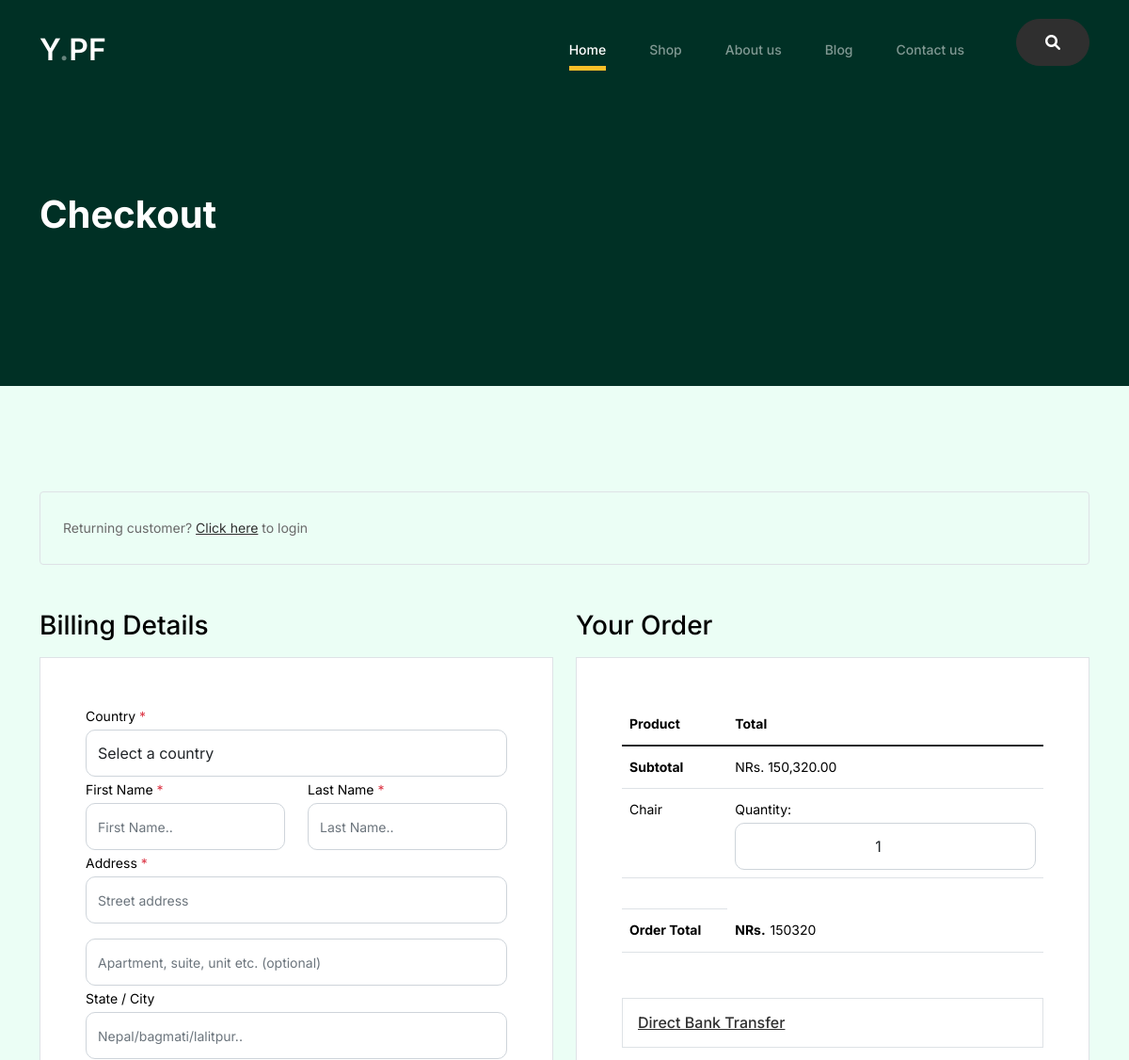
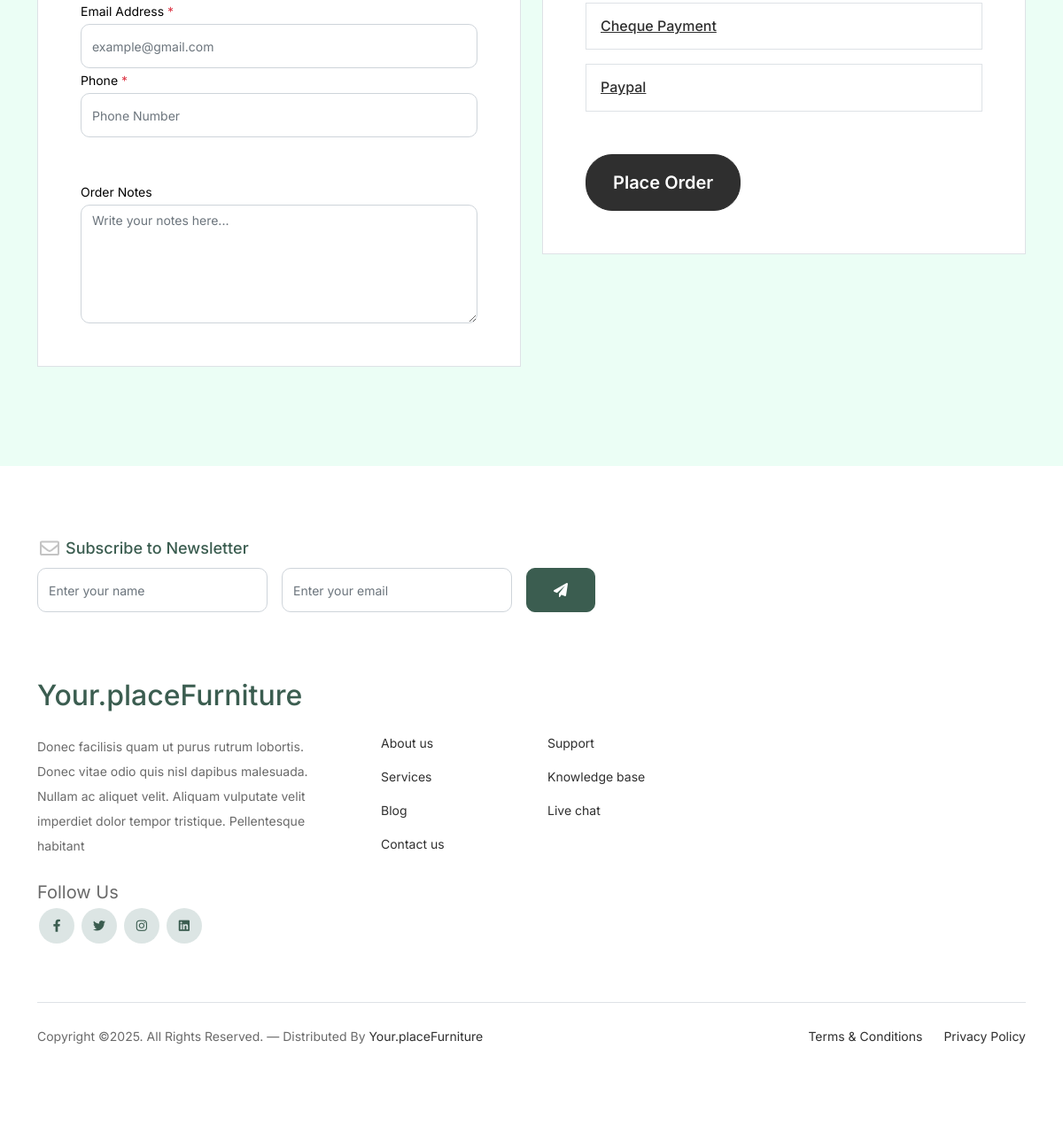
Screenshot of /checkout/chair with the database file from the repository (2 pictures, top to bottom).
### App/models.py (models this page shows, shortened)
class Product(models.Model):
    product_name = models.CharField(max_length=200)
    slug = models.SlugField(unique=True)
    category = models.ForeignKey(Category, on_delete=models.CASCADE)
    selling_price = models.PositiveIntegerField()
    descriptions = models.TextField()
    product_images = models.ImageField(upload_to='ProductImages')
    created_at = models.DateTimeField(auto_now_add=True)

### App/views.py (the view, shortened to what this page needs)
# urls.py: path('checkout/<slug:slug>',views.CheckOut,name='checkout'),
def CheckOut(request,slug):
    checkouts = Product.objects.get(slug=slug)
    context = {
        'checkOrders':checkouts
    }
    return render(request,'checkout.html',context)

### App/templates/checkout.html (shortened to what this page needs)
{% extends 'partial/base.html' %}
{% load static %}
{% block content %}
		<div class="hero">
			<div class="container">
				<div class="row justify-content-between">
					<div class="col-lg-5">
						<div class="intro-excerpt">
							<h1>Checkout</h1>
						</div>
					</div>
					<div class="col-lg-7">
					</div>
				</div>
			</div>
		</div>
	<div class="untree_co-section">
		<div class="container">
			<div class="row mb-5">
				<div class="col-md-12">
					<div class="border p-4 rounded" role="alert">
					Returning customer? <a href="#">Click here</a> to login
					</div>
				</div>
			</div>
			<form action="{% url 'checkout' checkOrders.slug %}" method="POST">
				<div class="row">
					<div class="col-md-6 mb-5 mb-md-0">
						<h2 class="h3 mb-3 text-black">Billing Details</h2>
						<div class="p-3 p-lg-5 border bg-white">
						<div class="form-group">
							<label for="c_country" class="text-black">Country <span class="text-danger">*</span></label>
							<select id="c_country" name="country" class="form-control" required>
								<option value="1">Select a country</option>
							</select>
						</div>
						<div class="form-group row">
							<div class="col-md-6">
							<label for="c_fname" class="text-black">First Name <span class="text-danger">*</span></label>
							<input type="text" class="form-control" id="c_fname" name="firstName" placeholder="First Name.." required>
							</div>
							<div class="col-md-6">
							<label for="c_lname" class="text-black">Last Name <span class="text-danger">*</span></label>
							<input type="text" class="form-control" id="c_lname" name="lastName" placeholder="Last Name.." required>
							</div>
						</div>
						<div class="form-group row">
							<div class="col-md-12">
							<label for="c_address" class="text-black">Address <span class="text-danger">*</span></label>
							<input type="text" class="form-control" id="c_address" name="c_address" placeholder="Street address" required>
							</div>
						</div>
						<div class="form-group mt-3">
							<input type="text" class="form-control" name="optionalAddress" placeholder="Apartment, suite, unit etc. (optional)">
						</div>
						<div class="form-group row">
							<div class="col-md-12">
							<label for="c_state_country" class="text-black">State / City </label>
							<input type="text" class="form-control" id="c_state_country" name="c_state_country" placeholder="Nepal/bagmati/lalitpur..">
							</div>
						</div>
						<div class="form-group row mb-5">
							<div class="col-md-12">
							<label for="c_email_address" class="text-black">Email Address <span class="text-danger">*</span></label>
							<input type="text" class="form-control" id="c_email_address" name="email" placeholder="example@gmail.com" required>
							</div>
							<div class="col-md-12">
							<label for="c_phone" class="text-black">Phone <span class="text-danger">*</span></label>
							<input type="text" class="form-control" id="c_phone" name="phoneNumber" placeholder="Phone Number" required>
							</div>
						</div>
						<div class="form-group">
							<label for="c_order_notes" class="text-black">Order Notes</label>
							<textarea name="orderNote" id="c_order_notes" cols="30" rows="5" class="form-control" placeholder="Write your notes here..."></textarea>
						</div>
						</div>
					</div>
					<div class="col-md-6">
						<div class="row mb-5">
						<div class="col-md-12">
							<h2 class="h3 mb-3 text-black">Your Order</h2>
							<div class="p-3 p-lg-5 border bg-white">
							<table class="table site-block-order-table mb-5">
								<thead>
								<th>Product</th>
								<th>Total</th>
								</thead>
								<tbody>
									<tr>
										<td class="text-black font-weight-bold">
											<strong>Subtotal</strong>
										</td>
									<td class="text-black">NRs. {{checkOrders.selling_price | floatformat:'2g' }}
									</td>
								</tr>
								<tr>
									<td>
										{{checkOrders.product_name}} </td>
									<td class="text-black font-weight-bold">
										Quantity:<input type="number" name='quantitys' class='input-form-order-qualtity text-center form-control w-10'  id="quantity" value="1" min="1" required='required' aria-label="Example text with button addon" aria-describedby="button-addon1" >
									</td>
								</tr>
								<tr>
									<td>
									</td>
								</tr>
								<tr>
									<td class="text-black font-weight-bold"><strong>Order Total</strong></td>
									<td class="text-black font-weight-bold"><strong>
										NRs. <input type="number" name='total_price' class='input-form-order'  id="total-price" value="{{checkOrders.selling_price}}" readonly>
									</strong></td>
								</tr>
								</tbody>
							</table>
							<div class="border p-3 mb-3">
								<h3 class="h6 mb-0"><a class="d-block" data-bs-toggle="collapse" href="#collapsebank" role="button" aria-expanded="false" aria-controls="collapsebank">Direct Bank Transfer</a></h3>
							</div>
							<div class="border p-3 mb-3">
								<h3 class="h6 mb-0"><a class="d-block" data-bs-toggle="collapse" href="#collapsecheque" role="button" aria-expanded="false" aria-controls="collapsecheque">Cheque Payment</a></h3>
							</div>
							<div class="border p-3 mb-5">
								<h3 class="h6 mb-0"><a class="d-block" data-bs-toggle="collapse" href="#collapsepaypal" role="button" aria-expanded="false" aria-controls="collapsepaypal">Paypal</a></h3>
							</div>
							<div class="form-group">
								<button class="btn btn-black btn-lg py-3 btn-block" type='submit' >Place Order</button>
							</div>
							</div>
						</div>
						</div>
					</div>
				</div>
			</form>
		</div>
	</div>
{% endblock content %}

### App/static/css/style.css (style rules this page uses)
body { overflow-x: hidden; position: relative; }
body { font-family: "Inter", sans-serif; font-weight: 400; line-height: 28px; color: #6a6a6a; font-size: 14px; background-color: #ebfef5; }
a { text-decoration: none; -webkit-transition: .3s all ease; -o-transition: .3s all ease; transition: .3s all ease; color: #2f2f2f; text-decoration: underline; }
.hero { background: #003025; padding: calc(4rem - 30px) 0 0rem 0; }
@media (min-width: 768px) { .hero { padding: calc(4rem - 30px) 0 4rem 0; } }
@media (min-width: 992px) { .hero { padding: calc(8rem - 30px) 0 8rem 0; } }
.hero .intro-excerpt { position: relative; z-index: 4; }
@media (min-width: 992px) { .hero .intro-excerpt { max-width: 450px; } }
.hero h1 { font-weight: 700; color: #ffffff; margin-bottom: 30px; }
.btn { font-weight: 600; padding: 12px 30px; border-radius: 30px; color: #ffffff; background: #2f2f2f; border-color: #2f2f2f; }
.untree_co-section { padding: 7rem 0; }
.form-control { height: 50px; border-radius: 10px; font-family: "Inter", sans-serif; }
textarea { height: auto !important; }
.site-block-order-table th { border-top: none !important; border-bottom-width: 0px !important; }
.site-block-order-table td, .site-block-order-table th { color: #000000; }

### App/templates/partial/base.html (style rules this page uses)
.input-form-order { border: 0px solid ; background-color: transparent; outline: none; }

### rows the page displays
Product: selling_price "150,320.00", product_name "Chair", total_price "150320"
